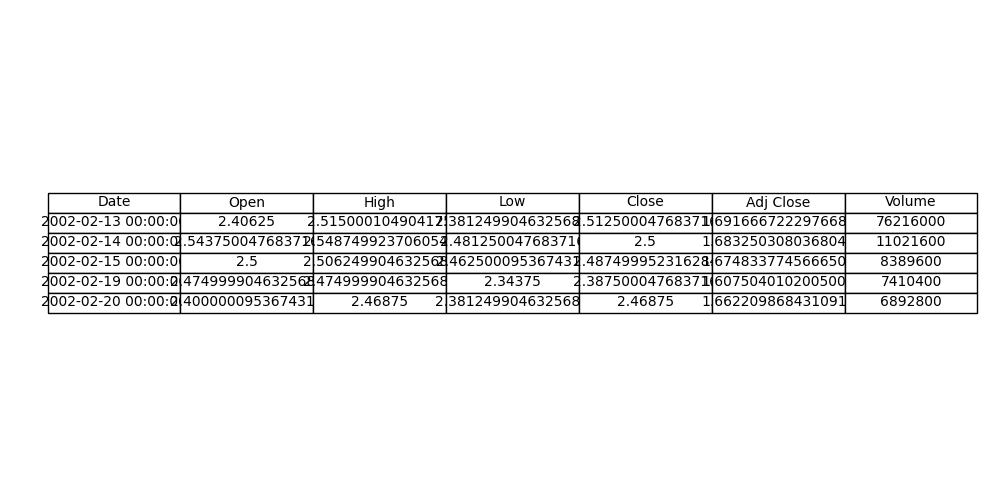

Python code for this plot:
import yfinance as yf

# Download GameStop stock data
gme_data = yf.download('GME')

# Reset the index
gme_data_reset = gme_data.reset_index()

# Display the first five rows
print(gme_data_reset.head())

# Save the screenshot
import matplotlib.pyplot as plt

# Create a simple plot to save as an image
fig, ax = plt.subplots(figsize=(10, 5))
ax.axis('off')
tbl = ax.table(cellText=gme_data_reset.head().values, colLabels=gme_data_reset.columns, cellLoc='center', loc='center')
tbl.auto_set_font_size(False)
tbl.set_fontsize(10)
tbl.scale(1.2, 1.2)

# Save the table as an image
plt.savefig('gme_data_head.png')
